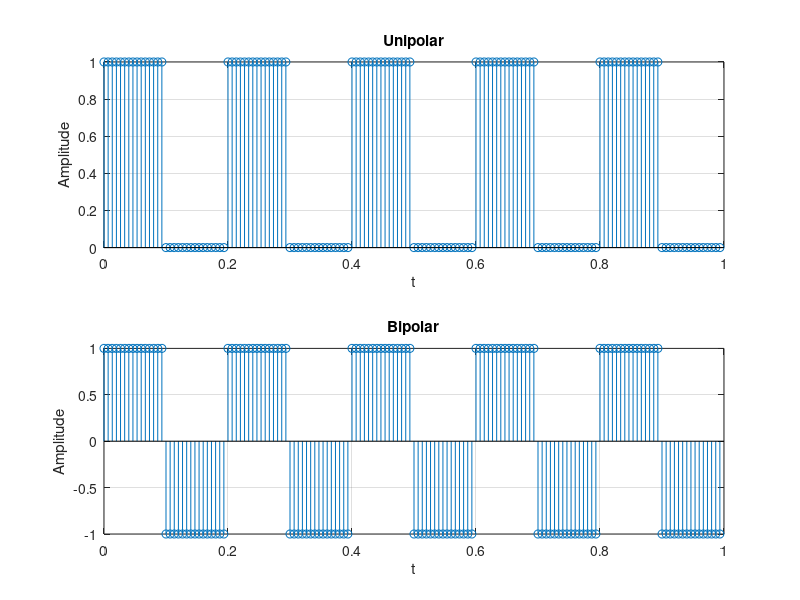

Here is the MATLAB script that generated this plot:
% assignment 4 q 2
%% clear
clc;
clear all;
close all;

%% generating sequences
% take frequency
f = abs(input('Frequency : '));
% calculate period
p = (1/f);

% take no of cycles to generate
cycles = round(abs(input('No of cycles to generate : ')));

% single cycle of wave
% sampling frequency is signal frequency
uni_cycle = [ones(1,15) zeros(1,15)];
bi_cycle = [ones(1,15) -ones(1,15)];

% unipolar wave
uni = [];
% bipolar wave
bi = [];

% loop to generate wave
for i = 1:cycles
    % generating unipolar
    uni = [uni uni_cycle];
    % generating bipolar
    bi = [bi bi_cycle];
end

% set n range
t = 0:p/30:cycles*p-p/30;

%% plot actual waves
% unipolar
subplot(2,1,1);
stem(t,uni);
title('Unipolar');
xlabel('t');
ylabel('Amplitude');
grid on;

% bipolar
subplot(2,1,2);
stem(t,bi);
title('Bipolar');
xlabel('t');
ylabel('Amplitude');
grid on;
